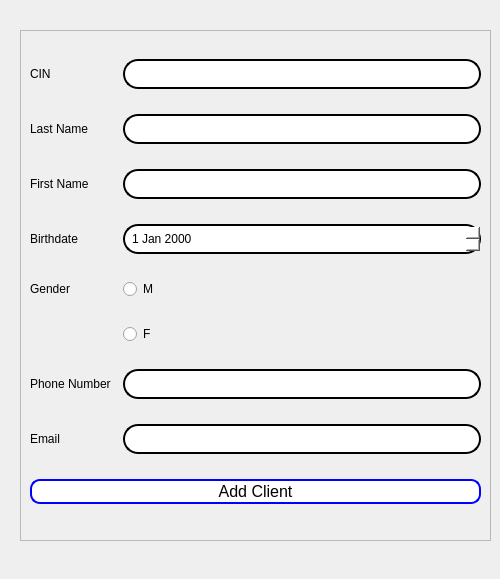
      <widget class="QWidget" name="tab_9">
       <attribute name="title">
        <string>Add Client</string>
       </attribute>
       <widget class="QFrame" name="M3_frame">
        <property name="geometry">
         <rect>
          <x>20</x>
          <y>30</y>
          <width>471</width>
          <height>511</height>
         </rect>
        </property>
        <property name="frameShape">
         <enum>QFrame::StyledPanel</enum>
        </property>
        <property name="frameShadow">
         <enum>QFrame::Raised</enum>
        </property>
        <layout class="QGridLayout" name="gridLayout">
         <item row="4" column="2">
          <widget class="QRadioButton" name="MradioButton">
           <property name="text">
            <string>M</string>
           </property>
          </widget>
         </item>
         <item row="6" column="0">
          <widget class="QLabel" name="label_17">
           <property name="text">
            <string>Phone Number</string>
           </property>
          </widget>
         </item>
         <item row="6" column="2">
          <widget class="QLineEdit" name="ATel">
           <property name="styleSheet">
            <string notr="true">QLineEdit {
    border: 2px solid black; 
    border-radius: 15px;
    padding: 5px;
    background-color: rgba(255, 255, 255);
    color: black;
}

QLineEdit:focus {
    border-color: black; 
    background-color: rgba(248, 248, 248, 1); 
}
</string>
           </property>
           <property name="maxLength">
            <number>8</number>
           </property>
          </widget>
         </item>
         <item row="1" column="2">
          <widget class="QLineEdit" name="ANom">
           <property name="styleSheet">
            <string notr="true">QLineEdit {
    border: 2px solid black; 
    border-radius: 15px;
    padding: 5px;
    background-color: rgba(255, 255, 255);
    color: black;
}

QLineEdit:focus {
    border-color: black; 
    background-color: rgba(248, 248, 248, 1); 
}
</string>
           </property>
          </widget>
         </item>
         <item row="1" column="0">
          <widget class="QLabel" name="label_10">
           <property name="text">
            <string>Last Name</string>
           </property>
          </widget>
         </item>
         <item row="3" column="0">
          <widget class="QLabel" name="label_15">
           <property name="text">
            <string>Birthdate</string>
           </property>
          </widget>
         </item>
         <item row="2" column="0">
          <widget class="QLabel" name="label_14">
           <property name="text">
            <string>First Name</string>
           </property>
          </widget>
         </item>
         <item row="5" column="2">
          <widget class="QRadioButton" name="FradioButton">
           <property name="text">
            <string>F</string>
           </property>
          </widget>
         </item>
         <item row="4" column="0">
          <widget class="QLabel" name="label_16">
           <property name="text">
            <string>Gender</string>
           </property>
          </widget>
         </item>
         <item row="9" column="0" colspan="3">
          <widget class="QPushButton" name="AjouterButton">
           <property name="styleSheet">
            <string notr="true">background-color: #ffffff; /* Fond blanc */
    border: 2px solid blue; /* Bordure bleue */
    border-radius: 10px; /* Coins arrondis */
    padding: 1px 2px; /* Espacement intérieur */
    color: black; /* Couleur du texte */
    font-size: 16px; /* Taille de la police */
   
   </string>
           </property>
           <property name="text">
            <string>Add Client</string>
           </property>
          </widget>
         </item>
         <item row="2" column="2">
          <widget class="QLineEdit" name="APrenom">
           <property name="styleSheet">
            <string notr="true">QLineEdit {
    border: 2px solid black; 
    border-radius: 15px;
    padding: 5px;
    background-color: rgba(255, 255, 255);
    color: black;
}

QLineEdit:focus {
    border-color: black; 
    background-color: rgba(248, 248, 248, 1); 
}
</string>
           </property>
          </widget>
         </item>
         <item row="0" column="0">
          <widget class="QLabel" name="label_6">
           <property name="text">
            <string>CIN</string>
           </property>
          </widget>
         </item>
         <item row="0" column="2">
          <widget class="QLineEdit" name="ACIN">
           <property name="styleSheet">
            <string notr="true">QLineEdit {
    border: 2px solid black; 
    border-radius: 15px;
    padding: 5px;
    background-color: rgba(255, 255, 255);
    color: black;
}

QLineEdit:focus {
    border-color: black; 
    background-color: rgba(248, 248, 248, 1); 
}
</string>
           </property>
           <property name="maxLength">
            <number>8</number>
           </property>
          </widget>
         </item>
         <item row="3" column="2">
          <widget class="QDateEdit" name="AdateEdit">
           <property name="styleSheet">
            <string notr="true">QDateEdit {
    border: 2px solid black; 
    border-radius: 15px;
    padding: 5px;
    background-color: rgba(255, 255, 255);
    color: black;
}

QDateEdit:focus {
    border-color: black; 
    background-color: rgba(248, 248, 248, 1); 
}
</string>
           </property>
          </widget>
         </item>
         <item row="7" column="2">
          <widget class="QLineEdit" name="AEmail">
           <property name="styleSheet">
            <string notr="true">QLineEdit {
    border: 2px solid black; 
    border-radius: 15px;
    padding: 5px;
    background-color: rgba(255, 255, 255);
    color: black;
}

QLineEdit:focus {
    border-color: black; 
    background-color: rgba(248, 248, 248, 1); 
}
</string>
           </property>
          </widget>
         </item>
         <item row="7" column="0">
          <widget class="QLabel" name="label_18">
           <property name="text">
            <string>Email</string>
           </property>
          </widget>
         </item>
        </layout>
       </widget>
       <widget class="QLabel" name="ClientAddLabel">
        <property name="geometry">
         <rect>
          <x>170</x>
          <y>550</y>
          <width>161</width>
          <height>20</height>
         </rect>
        </property>
        <property name="text">
         <string/>
        </property>
       </widget>
      </widget>
